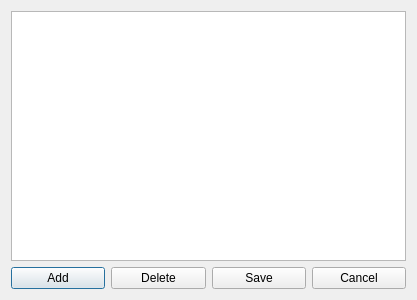
<?xml version="1.0" encoding="UTF-8"?>
<ui version="4.0">
 <class>Dialog_Actuator_Setting</class>
 <widget class="QDialog" name="Dialog_Actuator_Setting">
  <property name="geometry">
   <rect>
    <x>0</x>
    <y>0</y>
    <width>417</width>
    <height>300</height>
   </rect>
  </property>
  <property name="windowTitle">
   <string>Actuators</string>
  </property>
  <layout class="QVBoxLayout" name="verticalLayout">
   <item>
    <widget class="QTableWidget" name="tableWidget_actuators"/>
   </item>
   <item>
    <layout class="QHBoxLayout" name="horizontalLayout">
     <item>
      <widget class="QPushButton" name="pushButton_add">
       <property name="text">
        <string>Add</string>
       </property>
      </widget>
     </item>
     <item>
      <widget class="QPushButton" name="pushButton_delete">
       <property name="text">
        <string>Delete</string>
       </property>
      </widget>
     </item>
     <item>
      <widget class="QPushButton" name="pushButton_save">
       <property name="text">
        <string>Save</string>
       </property>
      </widget>
     </item>
     <item>
      <widget class="QPushButton" name="pushButton_cancel">
       <property name="text">
        <string>Cancel</string>
       </property>
      </widget>
     </item>
    </layout>
   </item>
  </layout>
 </widget>
 <resources/>
 <connections/>
</ui>
